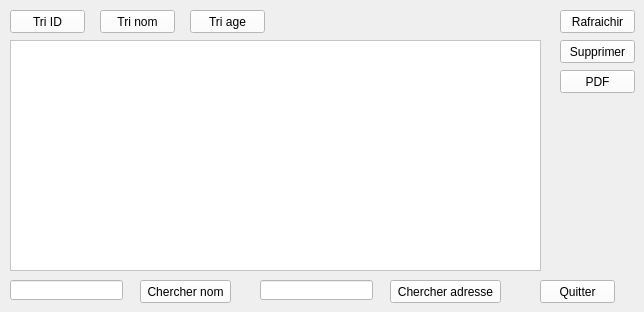
      <widget class="QWidget" name="tab_afficher_emp">
       <attribute name="title">
        <string>Afficher</string>
       </attribute>
       <widget class="QTableView" name="tableView_employee">
        <property name="geometry">
         <rect>
          <x>10</x>
          <y>40</y>
          <width>531</width>
          <height>231</height>
         </rect>
        </property>
        <property name="styleSheet">
         <string notr="true">background-color: rgb(255, 255, 255);
border-color: rgb(255, 170, 0);</string>
        </property>
       </widget>
       <widget class="QPushButton" name="pushButton_supprimer_E">
        <property name="geometry">
         <rect>
          <x>560</x>
          <y>40</y>
          <width>75</width>
          <height>23</height>
         </rect>
        </property>
        <property name="styleSheet">
         <string notr="true">background-color: rgb(255, 255, 255);</string>
        </property>
        <property name="text">
         <string>Supprimer</string>
        </property>
       </widget>
       <widget class="QPushButton" name="pushButton_rafraichir">
        <property name="geometry">
         <rect>
          <x>560</x>
          <y>10</y>
          <width>75</width>
          <height>23</height>
         </rect>
        </property>
        <property name="styleSheet">
         <string notr="true">background-color: rgb(255, 255, 255);</string>
        </property>
        <property name="text">
         <string>Rafraichir</string>
        </property>
       </widget>
       <widget class="QPushButton" name="pushButton_2_quitter">
        <property name="geometry">
         <rect>
          <x>540</x>
          <y>280</y>
          <width>75</width>
          <height>23</height>
         </rect>
        </property>
        <property name="styleSheet">
         <string notr="true">background-color: rgb(255, 255, 255);</string>
        </property>
        <property name="text">
         <string>Quitter</string>
        </property>
       </widget>
       <widget class="QPushButton" name="pushButton_tri_id">
        <property name="geometry">
         <rect>
          <x>10</x>
          <y>10</y>
          <width>75</width>
          <height>23</height>
         </rect>
        </property>
        <property name="styleSheet">
         <string notr="true">background-color: rgb(255, 255, 255);</string>
        </property>
        <property name="text">
         <string>Tri ID</string>
        </property>
       </widget>
       <widget class="QPushButton" name="pushButton_tri_nom">
        <property name="geometry">
         <rect>
          <x>100</x>
          <y>10</y>
          <width>75</width>
          <height>23</height>
         </rect>
        </property>
        <property name="styleSheet">
         <string notr="true">background-color: rgb(255, 255, 255);</string>
        </property>
        <property name="text">
         <string>Tri nom</string>
        </property>
       </widget>
       <widget class="QPushButton" name="pushButton_tri_age">
        <property name="geometry">
         <rect>
          <x>190</x>
          <y>10</y>
          <width>75</width>
          <height>23</height>
         </rect>
        </property>
        <property name="styleSheet">
         <string notr="true">background-color: rgb(255, 255, 255);</string>
        </property>
        <property name="text">
         <string>Tri age</string>
        </property>
       </widget>
       <widget class="QLineEdit" name="lineEdit_chercher_nom">
        <property name="geometry">
         <rect>
          <x>10</x>
          <y>280</y>
          <width>113</width>
          <height>20</height>
         </rect>
        </property>
        <property name="styleSheet">
         <string notr="true">background-color: rgb(255, 255, 255);</string>
        </property>
       </widget>
       <widget class="QLineEdit" name="lineEdit_chercher_adresse">
        <property name="geometry">
         <rect>
          <x>260</x>
          <y>280</y>
          <width>113</width>
          <height>20</height>
         </rect>
        </property>
        <property name="styleSheet">
         <string notr="true">background-color: rgb(255, 255, 255);</string>
        </property>
       </widget>
       <widget class="QPushButton" name="pushButton_chercher_type">
        <property name="geometry">
         <rect>
          <x>140</x>
          <y>280</y>
          <width>91</width>
          <height>23</height>
         </rect>
        </property>
        <property name="styleSheet">
         <string notr="true">background-color: rgb(255, 255, 255);</string>
        </property>
        <property name="text">
         <string>Chercher nom</string>
        </property>
       </widget>
       <widget class="QPushButton" name="pushButton_chercher_adresse">
        <property name="geometry">
         <rect>
          <x>390</x>
          <y>280</y>
          <width>111</width>
          <height>23</height>
         </rect>
        </property>
        <property name="styleSheet">
         <string notr="true">background-color: rgb(255, 255, 255);</string>
        </property>
        <property name="text">
         <string>Chercher adresse</string>
        </property>
       </widget>
       <widget class="QPushButton" name="pushButton_pdf">
        <property name="geometry">
         <rect>
          <x>560</x>
          <y>70</y>
          <width>75</width>
          <height>23</height>
         </rect>
        </property>
        <property name="styleSheet">
         <string notr="true">background-color: rgb(255, 255, 255);</string>
        </property>
        <property name="text">
         <string>PDF</string>
        </property>
       </widget>
      </widget>
